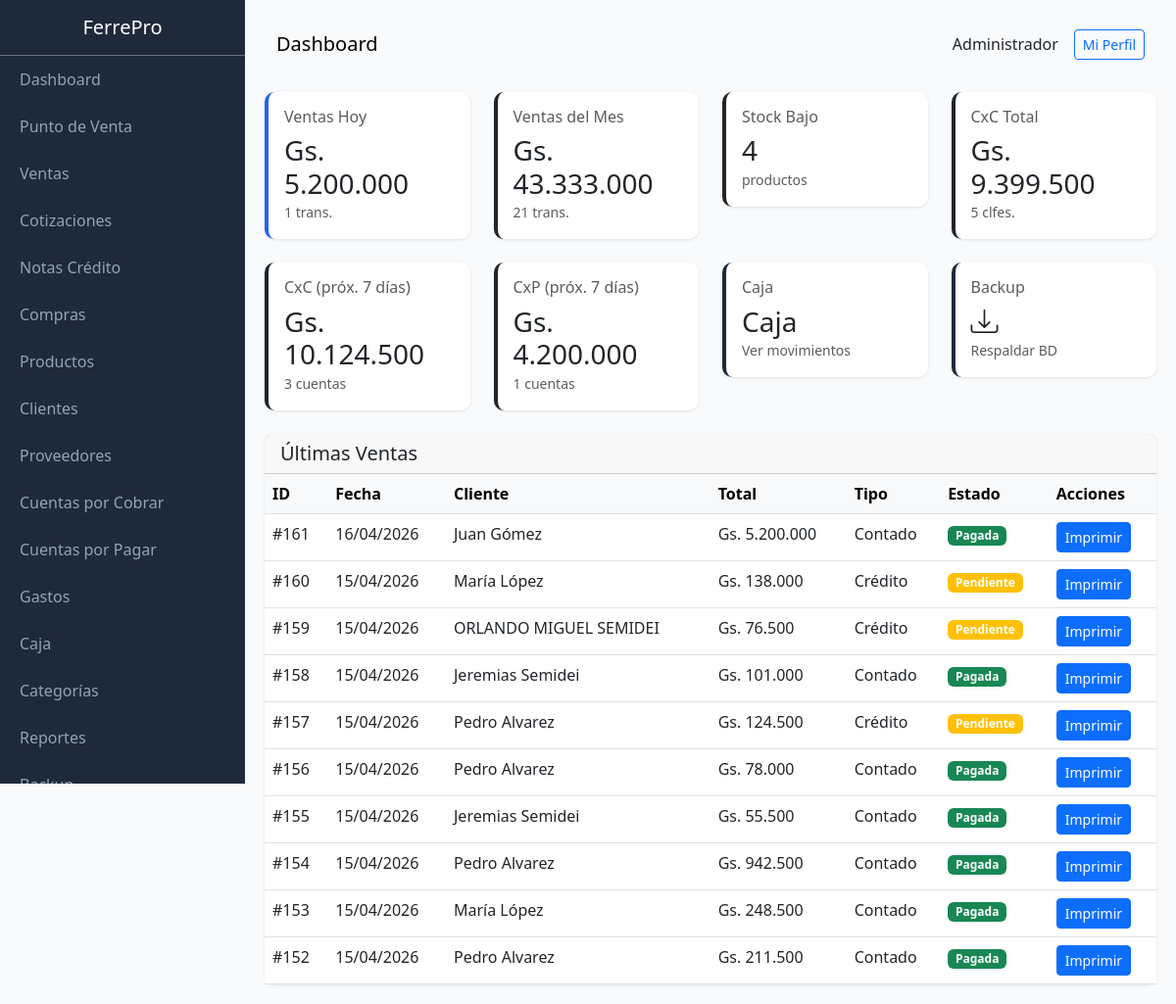
The app's page /public/index.php (signed in), older data.
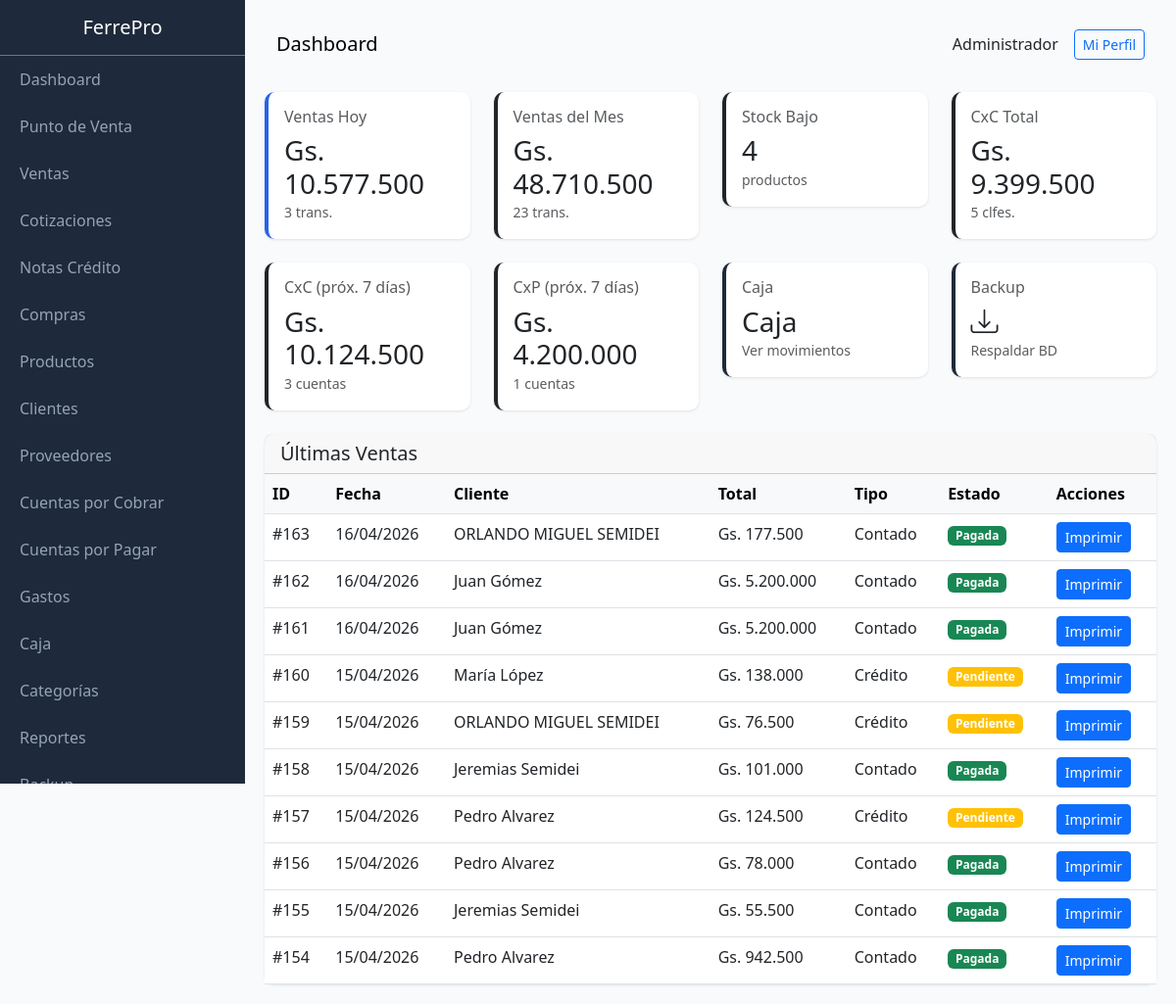
The same page, newer data.
### tables this page shows
CREATE TABLE sales (
                id INTEGER PRIMARY KEY AUTOINCREMENT,
                client_id INTEGER,
                user_id INTEGER,
                type TEXT DEFAULT 'contado',
                status TEXT DEFAULT 'pagada',
                subtotal REAL DEFAULT 0,
                discount REAL DEFAULT 0,
                total REAL DEFAULT 0,
                payment_method TEXT DEFAULT 'efectivo',
                delivery_type TEXT DEFAULT 'mostrador',
                notes TEXT,
                created_at DATETIME DEFAULT CURRENT_TIMESTAMP,
                FOREIGN KEY (client_id) REFERENCES clients(id),
                FOREIGN KEY (user_id) REFERENCES users(id)
            );

CREATE TABLE clients (
                id INTEGER PRIMARY KEY AUTOINCREMENT,
                name TEXT NOT NULL,
                document_type TEXT DEFAULT 'DNI',
                document TEXT,
                phone TEXT,
                email TEXT,
                address TEXT,
                credit_limit REAL DEFAULT 0,
                category TEXT DEFAULT 'minorista',
                balance REAL DEFAULT 0,
                active INTEGER DEFAULT 1,
                created_at DATETIME DEFAULT CURRENT_TIMESTAMP
            , credit_days INTEGER DEFAULT 30);

### class/Database.php (called while the page is built, shortened)
<?php
class Database extends PDO {
    private static $instance = null;
    private function __construct() {
        $dbPath = dirname(__DIR__) . '/storage/ferrepro.db';
        $this->initTables();
    }
    public static function getInstance() {
        if (self::$instance === null) {
            self::$instance = new self();
        }
        return self::$instance;
    }
    private function initTables() {
        $this->seedDefaultData();
    }
    private function seedDefaultData() {
        $stmt = $this->query("SELECT COUNT(*) as count FROM users");
    }
}

### class/Format.php (called while the page is built, shortened)
<?php
class Format {
    public static function money($amount) {
        $amount = floatval($amount);
        return 'Gs. ' . number_format($amount, 0, ',', '.');
    }
    public static function date($date) {
        try {
            $dateObj = new DateTime($date);
            return $dateObj->format('d/m/Y');
        } catch (Exception $e) {
            return 'Fecha inválida';
        }
    }
}

### views/dashboard.php (the view, shortened to what the changed rows need)
<?php
$totalVentasHoy = $salesToday['COALESCE(SUM(total), 0)'] ?? 0;
$cantidadVentasHoy = $salesToday['COUNT(*)'] ?? 0;
$totalVentasMes = $salesMonth['COALESCE(SUM(total), 0)'] ?? 0;
$cantidadVentasMes = $salesMonth['COUNT(*)'] ?? 0;
$stockBajo = $productsLow['COUNT(*)'] ?? 0;
$clientesDeuda = $clientsDebt['COUNT(*)'] ?? 0;
$totalDeuda = $clientsDebt['COALESCE(SUM(balance), 0)'] ?? 0;
$receivableSoon = 0;
$receivableCountSoon = 0;
if (!empty($overdueReceivables)) {
    foreach ($overdueReceivables as $rec) {
        $dueDate = new DateTime($rec['due_date']);
        $today = new DateTime();
        $days = $today->diff($dueDate)->days;
        if ($days >= 0 && $days <= 7) {
            $receivableSoon += $rec['amount'];
            $receivableCountSoon++;
        }
    }
}
$payableSoon = 0;
$payableCountSoon = 0;
if (!empty($overduePayables)) {
    foreach ($overduePayables as $pay) {
        $dueDate = new DateTime($pay['due_date']);
        $today = new DateTime();
        $days = $today->diff($dueDate)->days;
        if ($days >= 0 && $days <= 7) {
            $payableSoon += $pay['amount'];
            $payableCountSoon++;
        }
    }
}
$content = '
<div class="row mb-4">
    <div class="col-md-3">
        <a href="?page=sales" class="text-decoration-none">
            <div class="card stat-card" style="border-color: var(--primary);">
                <div class="card-body">
                    <h6 class="text-muted">Ventas Hoy</h6>
                    <h3 class="mb-0">' . Format::money($totalVentasHoy) . '</h3>
                    <small class="text-muted">' . $cantidadVentasHoy . ' trans.</small>
                </div>
            </div>
        </a>
    </div>
    <div class="col-md-3">
        <a href="?page=sales" class="text-decoration-none">
            <div class="card stat-card" style="border-color: var(--success);">
                <div class="card-body">
                    <h6 class="text-muted">Ventas del Mes</h6>
                    <h3 class="mb-0">' . Format::money($totalVentasMes) . '</h3>
                    <small class="text-muted">' . $cantidadVentasMes . ' trans.</small>
                </div>
            </div>
        </a>
    </div>
                    <h3 class="mb-0">' . $stockBajo . '</h3>
                    <h3 class="mb-0">' . Format::money($totalDeuda) . '</h3>
                    <small class="text-muted">' . $clientesDeuda . ' clfes.</small>
</div>
                    <h3 class="mb-0">' . Format::money($receivableSoon) . '</h3>
                    <small class="text-muted">' . $receivableCountSoon . ' cuentas</small>
                    <h3 class="mb-0">' . Format::money($payableSoon) . '</h3>
                    <small class="text-muted">' . $payableCountSoon . ' cuentas</small>
<div class="row">
    <div class="col-md-12">
        <div class="card">
            <div class="card-body p-0">
                <table class="table table-hover mb-0">
                    <thead class="table-light">
                        <tr>
                            <th>ID</th>
                            <th>Fecha</th>
                            <th>Cliente</th>
                            <th>Total</th>
                            <th>Tipo</th>
                            <th>Estado</th>
                            <th>Acciones</th>
                        </tr>
                    </thead>
                    <tbody>';
if (count($recentSales) == 0) {
    $content .= '<tr><td colspan="7" class="text-center">No hay ventas</td></tr>';
} else {
    foreach ($recentSales as $s) {
        $statusClass = $s['status'] === 'pagada' ? 'success' : 'warning';
        $content .= '<tr>
            <td>#' . $s['id'] . '</td>
            <td>' . Format::date($s['created_at']) . '</td>
            <td>' . htmlspecialchars($s['client_name'] ?? 'Mostrador') . '</td>
            <td>' . Format::money($s['total']) . '</td>
            <td>' . ($s['type'] === 'contado' ? 'Contado' : 'Crédito') . '</td>
            <td><span class="badge bg-' . $statusClass . '">' . ($s['status'] === 'pagada' ? 'Pagada' : 'Pendiente') . '</span></td>
            <td><a href="?page=sales&action=print&id=' . $s['id'] . '" class="btn btn-sm btn-primary" target="_blank">Imprimir</a></td>
        </tr>';
    }
}
$content .= '</tbody>
                </table>
            </div>
        </div>
    </div>
</div>';

Row changes from the older to the newer data that the page shows:
no longer on this page (row unchanged): sales: id "153", created_at "15/04/2026", client.name "María López", total "Gs. 248.500", type "Contado", status "Pagada"
no longer on this page (row unchanged): sales: id "152", created_at "15/04/2026", client.name "Pedro Alvarez", total "Gs. 211.500", type "Contado", status "Pagada"
added sales: id "163", created_at "16/04/2026", client.name "ORLANDO MIGUEL SEMIDEI", total "Gs. 177.500", type "Contado", status "Pagada"
added sales: id "162", created_at "16/04/2026", client.name "Juan Gómez", total "Gs. 5.200.000", type "Contado", status "Pagada"
Text that changed along with them:
Format::money($totalVentasHoy): "Gs. 5.200.000" → "Gs. 10.577.500"
$cantidadVentasHoy: "1" → "3"
Format::money($totalVentasMes): "Gs. 43.333.000" → "Gs. 48.710.500"
$cantidadVentasMes: "21" → "23"
